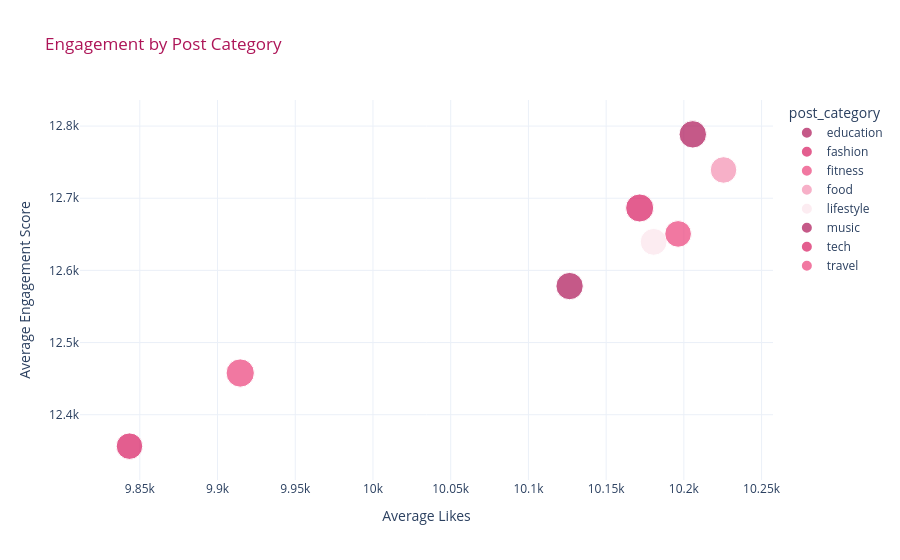

Notebook cell for this chart:
### Code cell
# Visualization 16 - Plotly Interactive Bubble Chart: Engagement by Post Category
category_engagement = (
    df_clean.groupby('post_category')
    .agg(
        average_likes=('likes', 'mean'),
        average_engagement=('engagement_score', 'mean'),
        total_posts=('post_id', 'count')
    )
    .reset_index()
)

fig = px.scatter(
    category_engagement,
    x='average_likes',
    y='average_engagement',
    size='total_posts',
    color='post_category',
    color_discrete_sequence=[
        '#AD1457',
        '#D81B60',
        '#EC407A',
        '#F48FB1',
        '#FCE4EC'
    ],
    hover_name='post_category',
    hover_data=['total_posts'],
    title='Engagement by Post Category',
    labels={
        'average_likes': 'Average Likes',
        'average_engagement': 'Average Engagement Score',
        'total_posts': 'Total Posts'
    }
)

fig.update_layout(
    title_font_color='#AD1457',
    template='plotly_white'
)

fig.show()

### Figure 1 — Plotly figure (JSON) as saved in the notebook; plotly's stock layout.template omitted (floating-point values rounded to 4 significant figures)
{"data": [{"customdata": [[631]], "hovertemplate": "<b>%{hovertext}</b><br><br>post_category=education<br>Average Likes=%{x}<br>Average Engagement Score=%{y}<br>Total Posts=%{customdata[0]}<extra></extra>", "hovertext": ["education"], "legendgroup": "education", "marker": {"color": "#AD1457", "size": [631], "sizemode": "area", "sizeref": 1.688, "symbol": "circle"}, "mode": "markers", "name": "education", "orientation": "v", "showlegend": true, "type": "scatter", "x": [10130.0], "xaxis": "x", "y": [12580.0], "yaxis": "y"}, {"customdata": [[594]], "hovertemplate": "<b>%{hovertext}</b><br><br>post_category=fashion<br>Average Likes=%{x}<br>Average Engagement Score=%{y}<br>Total Posts=%{customdata[0]}<extra></extra>", "hovertext": ["fashion"], "legendgroup": "fashion", "marker": {"color": "#D81B60", "size": [594], "sizemode": "area", "sizeref": 1.688, "symbol": "circle"}, "mode": "markers", "name": "fashion", "orientation": "v", "showlegend": true, "type": "scatter", "x": [9843.0], "xaxis": "x", "y": [12360.0], "yaxis": "y"}, {"customdata": [[675]], "hovertemplate": "<b>%{hovertext}</b><br><br>post_category=fitness<br>Average Likes=%{x}<br>Average Engagement Score=%{y}<br>Total Posts=%{customdata[0]}<extra></extra>", "hovertext": ["fitness"], "legendgroup": "fitness", "marker": {"color": "#EC407A", "size": [675], "sizemode": "area", "sizeref": 1.688, "symbol": "circle"}, "mode": "markers", "name": "fitness", "orientation": "v", "showlegend": true, "type": "scatter", "x": [9915.0], "xaxis": "x", "y": [12460.0], "yaxis": "y"}, {"customdata": [[593]], "hovertemplate": "<b>%{hovertext}</b><br><br>post_category=food<br>Average Likes=%{x}<br>Average Engagement Score=%{y}<br>Total Posts=%{customdata[0]}<extra></extra>", "hovertext": ["food"], "legendgroup": "food", "marker": {"color": "#F48FB1", "size": [593], "sizemode": "area", "sizeref": 1.688, "symbol": "circle"}, "mode": "markers", "name": "food", "orientation": "v", "showlegend": true, "type": "scatter", "x": [10230.0], "xaxis": "x", "y": [12740.0], "yaxis": "y"}, {"customdata": [[607]], "hovertemplate": "<b>%{hovertext}</b><br><br>post_category=lifestyle<br>Average Likes=%{x}<br>Average Engagement Score=%{y}<br>Total Posts=%{customdata[0]}<extra></extra>", "hovertext": ["lifestyle"], "legendgroup": "lifestyle", "marker": {"color": "#FCE4EC", "size": [607], "sizemode": "area", "sizeref": 1.688, "symbol": "circle"}, "mode": "markers", "name": "lifestyle", "orientation": "v", "showlegend": true, "type": "scatter", "x": [10180.0], "xaxis": "x", "y": [12640.0], "yaxis": "y"}, {"customdata": [[635]], "hovertemplate": "<b>%{hovertext}</b><br><br>post_category=music<br>Average Likes=%{x}<br>Average Engagement Score=%{y}<br>Total Posts=%{customdata[0]}<extra></extra>", "hovertext": ["music"], "legendgroup": "music", "marker": {"color": "#AD1457", "size": [635], "sizemode": "area", "sizeref": 1.688, "symbol": "circle"}, "mode": "markers", "name": "music", "orientation": "v", "showlegend": true, "type": "scatter", "x": [10210.0], "xaxis": "x", "y": [12790.0], "yaxis": "y"}, {"customdata": [[665]], "hovertemplate": "<b>%{hovertext}</b><br><br>post_category=tech<br>Average Likes=%{x}<br>Average Engagement Score=%{y}<br>Total Posts=%{customdata[0]}<extra></extra>", "hovertext": ["tech"], "legendgroup": "tech", "marker": {"color": "#D81B60", "size": [665], "sizemode": "area", "sizeref": 1.688, "symbol": "circle"}, "mode": "markers", "name": "tech", "orientation": "v", "showlegend": true, "type": "scatter", "x": [10170.0], "xaxis": "x", "y": [12690.0], "yaxis": "y"}, {"customdata": [[600]], "hovertemplate": "<b>%{hovertext}</b><br><br>post_category=travel<br>Average Likes=%{x}<br>Average Engagement Score=%{y}<br>Total Posts=%{customdata[0]}<extra></extra>", "hovertext": ["travel"], "legendgroup": "travel", "marker": {"color": "#EC407A", "size": [600], "sizemode": "area", "sizeref": 1.688, "symbol": "circle"}, "mode": "markers", "name": "travel", "orientation": "v", "showlegend": true, "type": "scatter", "x": [10200.0], "xaxis": "x", "y": [12650.0], "yaxis": "y"}], "layout": {"legend": {"itemsizing": "constant", "title": {"text": "post_category"}, "tracegroupgap": 0}, "title": {"font": {"color": "#AD1457"}, "text": "Engagement by Post Category"}, "xaxis": {"anchor": "y", "domain": [0, 1], "title": {"text": "Average Likes"}}, "yaxis": {"anchor": "x", "domain": [0, 1], "title": {"text": "Average Engagement Score"}}}}
